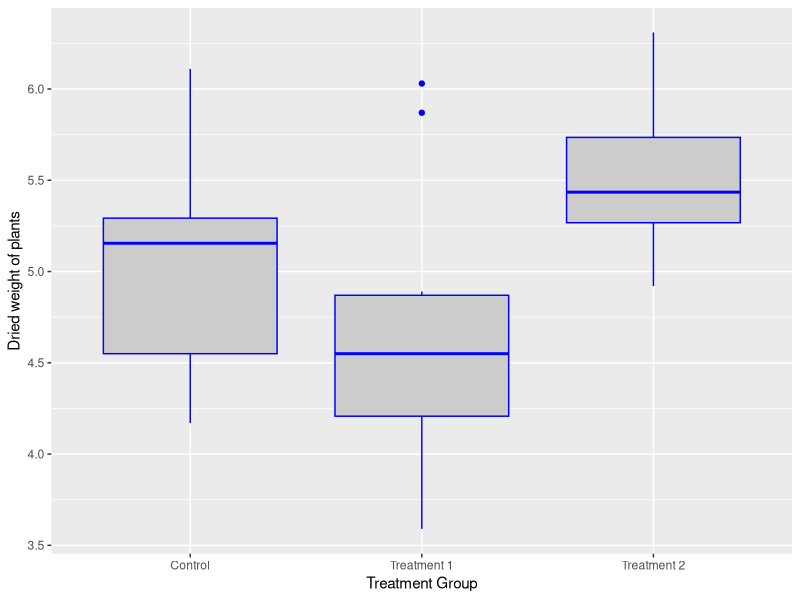
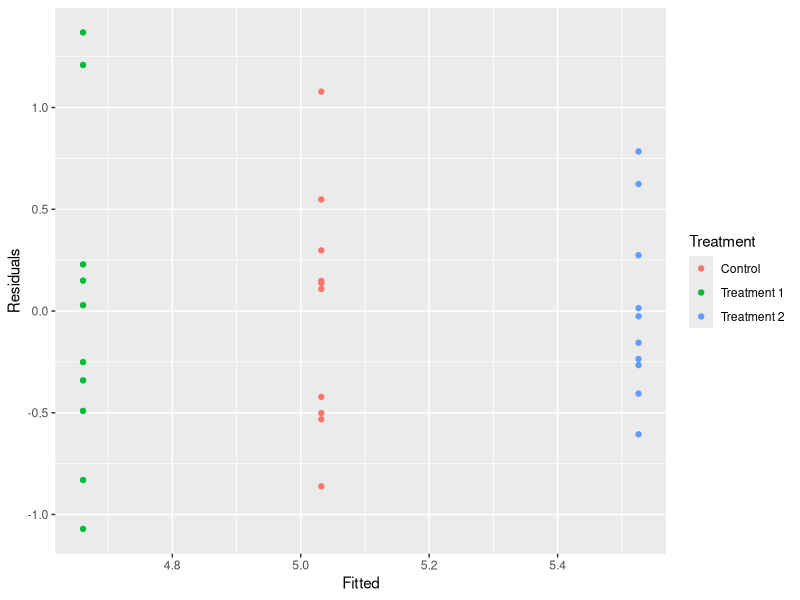

The R source for these figures, in order:
## T test para dos medias ##

x = rnorm(10)
y = rnorm(10)

ttest = t.test(x,y)
names(ttest)
ttest$statistic


## ANOVA one factor ##


require(ggplot2)

plant.df = PlantGrowth
plant.df$group = factor(plant.df$group,
                        labels = c("Control", "Treatment 1", "Treatment 2"))

ggplot(plant.df, aes(x = group, y = weight)) +
  geom_boxplot(fill = "grey80", colour = "blue") +
  scale_x_discrete() + xlab("Treatment Group") +
  ylab("Dried weight of plants")

plant.mod1 = lm(weight ~ group, data = plant.df)
summary(plant.mod1)

lm(formula = weight ~ group, data = plant.df)
anova = anova(plant.mod1)

confint(plant.mod1)
plant.mod = data.frame(Fitted = fitted(plant.mod1),
                         Residuals = resid(plant.mod1), Treatment = plant.df$group)
ggplot(plant.mod, aes(Fitted, Residuals, colour = Treatment)) + geom_point()
